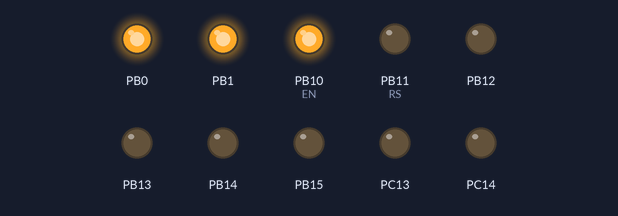
This sketch was run on a simulated STM32 Blue Pill. Parts: output pins drawn as LEDs (lit = HIGH).

Above: at 0.1 s.
At 0.5 s:
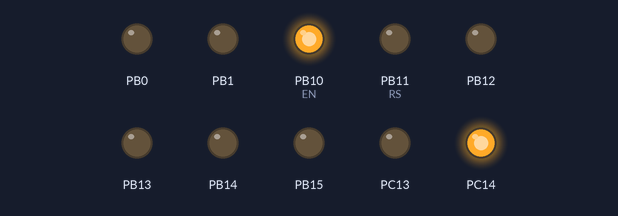
At 2.6 s:
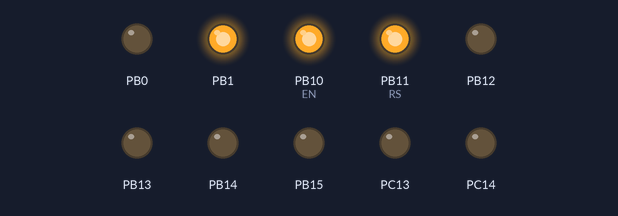
At 3.2 s:
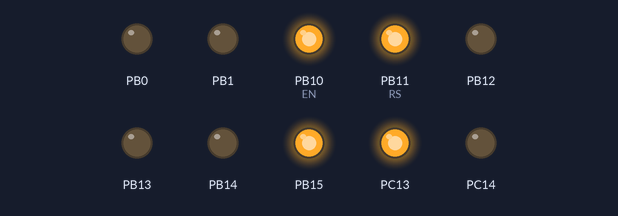
Timing chart, 0 to 4.7 s (numbered marks = the images above):
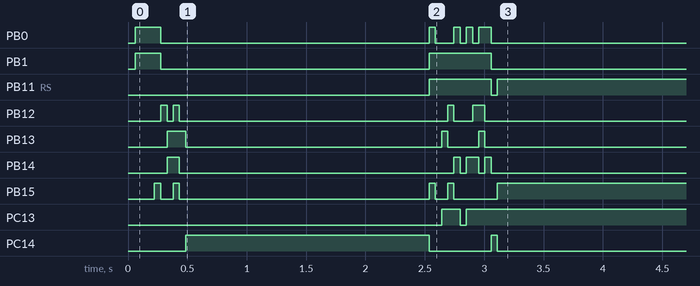

The sketch:

driver_lcd_para.ino
```cpp
// VSS -> GND
// VDD -> 5V
// V0 -> GND
// A -> Backlight Anode to 3.3V
// K -> Backlight Cathode to GND
//The R/S (data/instruction select) bit tells the LCD whether we are going to send an instruction or a piece of data.

// The R/W (read/write) bit tells the LCD whether we wish to read from or to write to RAM. Connect to GND!
// The E (enable) bit tells the LCD when it should read the data lines.
#define LCD_CLEAR 0x01
#define LCD_SETDDRAMADDR 0x80
#define LCD_SECONDROWADDR 0x40
#define LCD_SETTOHOME 0x02
#define LCD_FUNCTIONSET 0x20
#define LCD_DISPLAYCONTROL 0x08
#define LCD_ENTRYMODESET 0x04


// EntryMode flags
#define LCD_ENTRYRIGHT 0x00
#define LCD_ENTRYLEFT 0x02
#define LCD_ENTRYSHIFTINCREMENT 0x01
#define LCD_ENTRYSHIFTDECREMENT 0x00

// FunctionSet flags
#define LCD_5x8FONT 0x00
#define LCD_2LINE 0x08
#define LCD_8BITMODE 0x10
#define LCD_4BITMODE 0x00


// DisplayControl flags
#define LCD_DISPLAYON 0x04
#define LCD_DISPLAYOFF 0x00
#define LCD_CURSORON 0x02
#define LCD_CURSOROFF 0x00
#define LCD_BLINKON 0x01
#define LCD_BLINKOFF 0x00

// RS bit
#define LCD_CMD 0
#define LCD_DATA 1

#define NIBBLE_MASK 0x0f

#define EN PB10
#define RS PB11
#define D0 PB12
#define D1 PB13
#define D2 PB14
#define D3 PB15
#define D4 PB0
#define D5 PB1
#define D6 PC13
#define D7 PC14


uint8_t data_pins[8] {D0, D1, D2, D3, D4, D5, D6, D7}; // 8bit
// uint8_t data_pins[4] {D4, D5, D6, D7}; // 4bit

bool four_bit_mode;

void set_rs(int rs) {
    digitalWrite(RS, rs);
}

void send_to_lcd(char data, int rs) {
    set_rs(rs);
    four_bit_mode ? send_nibble(data) : send_byte(data);

    digitalWrite(EN, LOW);
    delay(2);
    digitalWrite(EN, HIGH);
    delay(50);
}

int get_nth_bit(char data, int n) {
    return ((data>>n)&0x01);
}

void send_byte(char data) {
    for (int i = 0; i < 8; i++) {
        digitalWrite(data_pins[i], get_nth_bit(data, i));
    }
}

void init_pins() {
    pinMode(RS, OUTPUT);
    pinMode(EN, OUTPUT);
    int pin_count;
    four_bit_mode ? pin_count = 4 : pin_count = 8;
    for (int i = 0; i < pin_count; i++) {
        pinMode(data_pins[i], OUTPUT);
    }
    set_rs(LCD_CMD);
}

void send_nibble(char data) {
    for (int i = 0; i < 4; i++) {
        digitalWrite(data_pins[i], get_nth_bit(data, i));
    }
}

void lcd_send_command(char cmd)
{
    if (four_bit_mode){
        send_to_lcd(get_upper_nibble(cmd), LCD_CMD);
        send_to_lcd(get_lower_nibble(cmd), LCD_CMD);
    } else {
        send_to_lcd(cmd, LCD_CMD);
    }
}

char get_lower_nibble(char data) {
    return data & NIBBLE_MASK; // Example: 1110 0100 & 0000 1111 = 0000 0100
}

char get_upper_nibble(char data) {
    return (data>>4) & NIBBLE_MASK; // Example: 1110 0100 >> 4 = 0000 1110; 0000 1110 & 0000 1111 = 0000 1110
}

void lcd_send_data(char data)
{
    if (four_bit_mode){
        send_to_lcd(get_upper_nibble(data), LCD_DATA);
        send_to_lcd(get_lower_nibble(data), LCD_DATA);
    } else {
        send_to_lcd(data, LCD_DATA);
    }
}

void lcd_put_cur(int row, int col)
{
    if (row == 0) {
        col |= LCD_SETDDRAMADDR;
    }
    else if (row == 1) {
        col |= (LCD_SETDDRAMADDR | LCD_SECONDROWADDR);
    }
    lcd_send_command (col);
}

void lcd_home() {
    lcd_send_command(LCD_SETTOHOME);
}

void lcd_init(bool _4bit_mode) {
    init_pins();
    delay(50);
    four_bit_mode = _4bit_mode;
    delay(10);

    if (_4bit_mode){
        lcd_send_command(get_upper_nibble(LCD_FUNCTIONSET | LCD_8BITMODE));
        delayMicroseconds(4500); // wait min 4.1ms

        lcd_send_command(get_upper_nibble(LCD_FUNCTIONSET | LCD_8BITMODE));
        delayMicroseconds(4500); // wait min 4.1ms

        lcd_send_command(get_upper_nibble(LCD_FUNCTIONSET | LCD_8BITMODE));
        delayMicroseconds(150);

        lcd_send_command(get_upper_nibble(LCD_FUNCTIONSET | LCD_4BITMODE));
        lcd_send_command(LCD_FUNCTIONSET | LCD_4BITMODE | LCD_2LINE | LCD_5x8FONT);
    } else {
        lcd_send_command(LCD_FUNCTIONSET | LCD_8BITMODE);
        delay(5);

        lcd_send_command(LCD_FUNCTIONSET | LCD_8BITMODE);
        delay(1);

        lcd_send_command(LCD_FUNCTIONSET | LCD_8BITMODE);
        lcd_send_command(LCD_FUNCTIONSET | LCD_8BITMODE | LCD_2LINE | LCD_5x8FONT);
    }
    delayMicroseconds(50);
    lcd_send_command(LCD_CLEAR);
    delay(3);
    lcd_send_command(LCD_ENTRYMODESET | LCD_ENTRYLEFT | LCD_ENTRYSHIFTDECREMENT);
    delayMicroseconds(50);
    lcd_send_command(LCD_DISPLAYCONTROL | LCD_DISPLAYON | LCD_CURSORON | LCD_BLINKON);
    delayMicroseconds(50);

}

void lcd_send_string (char *str)
{
    while (*str != '\0') {
        lcd_send_data(*str);
        str++; // Move to the next character in the string
    }
}

void setup()
{
    Serial.begin(9600);
    lcd_init(false);
    lcd_home();
    lcd_put_cur(0,0);

    delay(2000);

    lcd_send_string("8 bit test");
    lcd_put_cur(1, 0);
    lcd_send_string("H");
}

void loop() {
}
```
